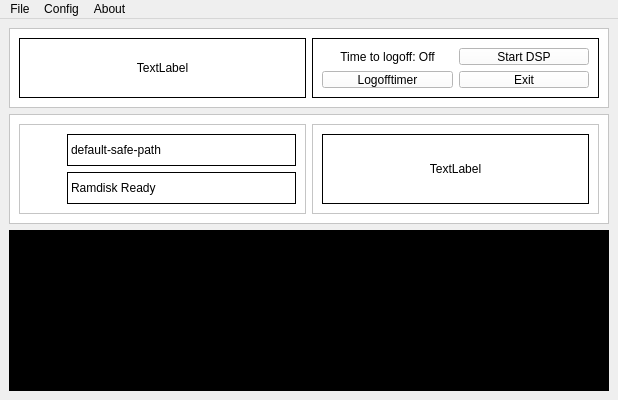
<?xml version="1.0" encoding="UTF-8"?>
<ui version="4.0">
 <class>MainWindow</class>
 <widget class="QMainWindow" name="MainWindow">
  <property name="geometry">
   <rect>
    <x>0</x>
    <y>0</y>
    <width>618</width>
    <height>400</height>
   </rect>
  </property>
  <property name="minimumSize">
   <size>
    <width>564</width>
    <height>400</height>
   </size>
  </property>
  <property name="font">
   <font>
    <kerning>false</kerning>
   </font>
  </property>
  <property name="focusPolicy">
   <enum>Qt::NoFocus</enum>
  </property>
  <property name="windowTitle">
   <string>SaveGameManager</string>
  </property>
  <property name="windowIcon">
   <iconset resource="qtresource.qrc">
    <normaloff>:/images/logo/disk1-256.png</normaloff>:/images/logo/disk1-256.png</iconset>
  </property>
  <property name="locale">
   <locale language="English" country="UnitedStates"/>
  </property>
  <widget class="QWidget" name="centralwidget">
   <layout class="QGridLayout" name="gridLayout_3">
    <item row="0" column="0">
     <layout class="QVBoxLayout" name="verticalLayout">
      <item>
       <widget class="QFrame" name="frame_game">
        <property name="sizePolicy">
         <sizepolicy hsizetype="Preferred" vsizetype="Fixed">
          <horstretch>0</horstretch>
          <verstretch>0</verstretch>
         </sizepolicy>
        </property>
        <property name="minimumSize">
         <size>
          <width>0</width>
          <height>80</height>
         </size>
        </property>
        <property name="styleSheet">
         <string notr="true">background-color: rgb(255, 255, 255);</string>
        </property>
        <property name="frameShape">
         <enum>QFrame::StyledPanel</enum>
        </property>
        <property name="frameShadow">
         <enum>QFrame::Raised</enum>
        </property>
        <layout class="QGridLayout" name="gridLayout">
         <item row="0" column="0">
          <widget class="QFrame" name="frame">
           <property name="frameShape">
            <enum>QFrame::Box</enum>
           </property>
           <property name="frameShadow">
            <enum>QFrame::Plain</enum>
           </property>
           <layout class="QGridLayout" name="gridLayout_9">
            <item row="0" column="0">
             <widget class="QLabel" name="game_info">
              <property name="text">
               <string>TextLabel</string>
              </property>
              <property name="textFormat">
               <enum>Qt::RichText</enum>
              </property>
              <property name="alignment">
               <set>Qt::AlignCenter</set>
              </property>
              <property name="margin">
               <number>5</number>
              </property>
             </widget>
            </item>
           </layout>
          </widget>
         </item>
         <item row="0" column="1">
          <widget class="QFrame" name="frame_2">
           <property name="layoutDirection">
            <enum>Qt::LeftToRight</enum>
           </property>
           <property name="autoFillBackground">
            <bool>false</bool>
           </property>
           <property name="frameShape">
            <enum>QFrame::Box</enum>
           </property>
           <property name="frameShadow">
            <enum>QFrame::Plain</enum>
           </property>
           <property name="lineWidth">
            <number>1</number>
           </property>
           <property name="midLineWidth">
            <number>0</number>
           </property>
           <layout class="QGridLayout" name="gridLayout_8">
            <item row="0" column="1">
             <widget class="QPushButton" name="btn_start_game">
              <property name="text">
               <string>Start DSP</string>
              </property>
             </widget>
            </item>
            <item row="1" column="0">
             <widget class="QPushButton" name="btn_logoff_timer">
              <property name="text">
               <string>Logofftimer</string>
              </property>
             </widget>
            </item>
            <item row="1" column="1">
             <widget class="QPushButton" name="btn_exit">
              <property name="text">
               <string>Exit</string>
              </property>
             </widget>
            </item>
            <item row="0" column="0">
             <widget class="QLabel" name="logoff_label">
              <property name="text">
               <string>Time to logoff: Off</string>
              </property>
              <property name="alignment">
               <set>Qt::AlignCenter</set>
              </property>
             </widget>
            </item>
           </layout>
          </widget>
         </item>
        </layout>
       </widget>
      </item>
      <item>
       <widget class="QFrame" name="frame_disk_game">
        <property name="sizePolicy">
         <sizepolicy hsizetype="Preferred" vsizetype="Preferred">
          <horstretch>0</horstretch>
          <verstretch>0</verstretch>
         </sizepolicy>
        </property>
        <property name="minimumSize">
         <size>
          <width>0</width>
          <height>0</height>
         </size>
        </property>
        <property name="styleSheet">
         <string notr="true">background-color: rgb(255, 255, 255);</string>
        </property>
        <property name="frameShape">
         <enum>QFrame::StyledPanel</enum>
        </property>
        <property name="frameShadow">
         <enum>QFrame::Raised</enum>
        </property>
        <layout class="QGridLayout" name="gridLayout_2">
         <item row="0" column="0">
          <layout class="QHBoxLayout" name="horizontalLayout">
           <item>
            <widget class="QFrame" name="frame_disk_ramdrive">
             <property name="styleSheet">
              <string notr="true">background-color: rgb(255, 255, 255);</string>
             </property>
             <property name="frameShape">
              <enum>QFrame::StyledPanel</enum>
             </property>
             <property name="frameShadow">
              <enum>QFrame::Raised</enum>
             </property>
             <layout class="QGridLayout" name="gridLayout_5">
              <item row="0" column="0">
               <layout class="QGridLayout" name="gridLayout_6">
                <item row="0" column="0">
                 <widget class="QLabel" name="arrow_up">
                  <property name="enabled">
                   <bool>true</bool>
                  </property>
                  <property name="sizePolicy">
                   <sizepolicy hsizetype="Fixed" vsizetype="Fixed">
                    <horstretch>0</horstretch>
                    <verstretch>0</verstretch>
                   </sizepolicy>
                  </property>
                  <property name="minimumSize">
                   <size>
                    <width>32</width>
                    <height>32</height>
                   </size>
                  </property>
                  <property name="maximumSize">
                   <size>
                    <width>32</width>
                    <height>32</height>
                   </size>
                  </property>
                  <property name="sizeIncrement">
                   <size>
                    <width>0</width>
                    <height>0</height>
                   </size>
                  </property>
                  <property name="baseSize">
                   <size>
                    <width>32</width>
                    <height>32</height>
                   </size>
                  </property>
                  <property name="text">
                   <string notr="true"/>
                  </property>
                  <property name="pixmap">
                   <pixmap resource="qtresource.qrc">:/arrow/arrow_right.png</pixmap>
                  </property>
                 </widget>
                </item>
                <item row="0" column="1">
                 <widget class="QLabel" name="default_save_game">
                  <property name="sizePolicy">
                   <sizepolicy hsizetype="Preferred" vsizetype="Fixed">
                    <horstretch>0</horstretch>
                    <verstretch>0</verstretch>
                   </sizepolicy>
                  </property>
                  <property name="minimumSize">
                   <size>
                    <width>0</width>
                    <height>32</height>
                   </size>
                  </property>
                  <property name="maximumSize">
                   <size>
                    <width>16777215</width>
                    <height>32</height>
                   </size>
                  </property>
                  <property name="frameShape">
                   <enum>QFrame::Box</enum>
                  </property>
                  <property name="frameShadow">
                   <enum>QFrame::Plain</enum>
                  </property>
                  <property name="text">
                   <string>default-safe-path</string>
                  </property>
                  <property name="textFormat">
                   <enum>Qt::RichText</enum>
                  </property>
                  <property name="alignment">
                   <set>Qt::AlignLeading|Qt::AlignLeft|Qt::AlignVCenter</set>
                  </property>
                  <property name="margin">
                   <number>5</number>
                  </property>
                 </widget>
                </item>
                <item row="1" column="1">
                 <widget class="QLabel" name="memory_save_game">
                  <property name="sizePolicy">
                   <sizepolicy hsizetype="Preferred" vsizetype="Fixed">
                    <horstretch>0</horstretch>
                    <verstretch>0</verstretch>
                   </sizepolicy>
                  </property>
                  <property name="minimumSize">
                   <size>
                    <width>0</width>
                    <height>32</height>
                   </size>
                  </property>
                  <property name="maximumSize">
                   <size>
                    <width>16777215</width>
                    <height>32</height>
                   </size>
                  </property>
                  <property name="layoutDirection">
                   <enum>Qt::LeftToRight</enum>
                  </property>
                  <property name="frameShape">
                   <enum>QFrame::Box</enum>
                  </property>
                  <property name="text">
                   <string>Ramdisk Ready</string>
                  </property>
                  <property name="textFormat">
                   <enum>Qt::RichText</enum>
                  </property>
                  <property name="alignment">
                   <set>Qt::AlignLeading|Qt::AlignLeft|Qt::AlignVCenter</set>
                  </property>
                  <property name="margin">
                   <number>5</number>
                  </property>
                 </widget>
                </item>
                <item row="1" column="0">
                 <widget class="QLabel" name="arrow_down">
                  <property name="sizePolicy">
                   <sizepolicy hsizetype="Fixed" vsizetype="Fixed">
                    <horstretch>0</horstretch>
                    <verstretch>0</verstretch>
                   </sizepolicy>
                  </property>
                  <property name="minimumSize">
                   <size>
                    <width>32</width>
                    <height>32</height>
                   </size>
                  </property>
                  <property name="maximumSize">
                   <size>
                    <width>32</width>
                    <height>32</height>
                   </size>
                  </property>
                  <property name="text">
                   <string/>
                  </property>
                  <property name="pixmap">
                   <pixmap resource="qtresource.qrc">:/arrow/arrow_right.png</pixmap>
                  </property>
                 </widget>
                </item>
               </layout>
              </item>
             </layout>
            </widget>
           </item>
           <item>
            <widget class="QFrame" name="frame_disk_others">
             <property name="frameShape">
              <enum>QFrame::StyledPanel</enum>
             </property>
             <property name="frameShadow">
              <enum>QFrame::Raised</enum>
             </property>
             <layout class="QGridLayout" name="gridLayout_7">
              <item row="0" column="0">
               <widget class="QLabel" name="backup_label">
                <property name="frameShape">
                 <enum>QFrame::Box</enum>
                </property>
                <property name="text">
                 <string>TextLabel</string>
                </property>
                <property name="alignment">
                 <set>Qt::AlignCenter</set>
                </property>
                <property name="margin">
                 <number>5</number>
                </property>
               </widget>
              </item>
             </layout>
            </widget>
           </item>
          </layout>
         </item>
        </layout>
       </widget>
      </item>
      <item>
       <widget class="QFrame" name="frame_log">
        <property name="sizePolicy">
         <sizepolicy hsizetype="Preferred" vsizetype="Preferred">
          <horstretch>0</horstretch>
          <verstretch>0</verstretch>
         </sizepolicy>
        </property>
        <property name="styleSheet">
         <string notr="true">background-color: rgb(0, 0, 0);</string>
        </property>
        <property name="frameShape">
         <enum>QFrame::StyledPanel</enum>
        </property>
        <property name="frameShadow">
         <enum>QFrame::Raised</enum>
        </property>
        <layout class="QGridLayout" name="gridLayout_4">
         <item row="0" column="0">
          <widget class="SGMTextBrowser" name="msg_box">
           <property name="styleSheet">
            <string notr="true">color: rgb(255, 255, 255);
             background-color: rgb(0, 0, 0);</string>
           </property>
           <property name="verticalScrollBarPolicy">
            <enum>Qt::ScrollBarAlwaysOff</enum>
           </property>
           <property name="horizontalScrollBarPolicy">
            <enum>Qt::ScrollBarAlwaysOff</enum>
           </property>
           <property name="readOnly">
            <bool>true</bool>
           </property>
           <property name="html">
            <string>&lt;!DOCTYPE HTML PUBLIC &quot;-//W3C//DTD HTML 4.0//EN&quot; &quot;http://www.w3.org/TR/REC-html40/strict.dtd&quot;&gt;
&lt;html&gt;&lt;head&gt;&lt;meta name=&quot;qrichtext&quot; content=&quot;1&quot; /&gt;&lt;style type=&quot;text/css&quot;&gt;
p, li { white-space: pre-wrap; }
&lt;/style&gt;&lt;/head&gt;&lt;body style=&quot; font-family:'MS Shell Dlg 2'; font-size:8.25pt; font-weight:400; font-style:normal;&quot;&gt;
&lt;p style=&quot; margin-top:0px; margin-bottom:0px; margin-left:0px; margin-right:0px; -qt-block-indent:0; text-indent:0px;&quot;&gt;             &lt;/p&gt;
&lt;p style=&quot;-qt-paragraph-type:empty; margin-top:12px; margin-bottom:12px; margin-left:0px; margin-right:0px; -qt-block-indent:0; text-indent:0px;&quot;&gt;&lt;br /&gt;&lt;/p&gt;&lt;/body&gt;&lt;/html&gt;</string>
           </property>
           <property name="textInteractionFlags">
            <set>Qt::NoTextInteraction</set>
           </property>
          </widget>
         </item>
        </layout>
       </widget>
      </item>
     </layout>
    </item>
   </layout>
  </widget>
  <widget class="QMenuBar" name="menubar">
   <property name="geometry">
    <rect>
     <x>0</x>
     <y>0</y>
     <width>618</width>
     <height>21</height>
    </rect>
   </property>
   <widget class="QMenu" name="menu_file">
    <property name="title">
     <string>File</string>
    </property>
    <addaction name="action_open_savegame_folder"/>
    <addaction name="action_exit"/>
   </widget>
   <widget class="QMenu" name="menu_about">
    <property name="title">
     <string>About</string>
    </property>
   </widget>
   <widget class="QMenu" name="menuConfig_2">
    <property name="title">
     <string>Config</string>
    </property>
    <addaction name="action_config"/>
    <addaction name="action_use_ramdrive"/>
    <addaction name="action_set_observer_state"/>
   </widget>
   <addaction name="menu_file"/>
   <addaction name="menuConfig_2"/>
   <addaction name="menu_about"/>
  </widget>
  <action name="action_exit">
   <property name="text">
    <string>Exit</string>
   </property>
  </action>
  <action name="action_open_savegame_folder">
   <property name="text">
    <string>Open Savegame Folder</string>
   </property>
  </action>
  <action name="action_stop_observer">
   <property name="text">
    <string>Stop Observer</string>
   </property>
  </action>
  <action name="action_config">
   <property name="text">
    <string>Profile</string>
   </property>
  </action>
  <action name="action_set_observer_state">
   <property name="checkable">
    <bool>true</bool>
   </property>
   <property name="checked">
    <bool>true</bool>
   </property>
   <property name="text">
    <string>Observer</string>
   </property>
  </action>
  <action name="action_use_ramdrive">
   <property name="checkable">
    <bool>true</bool>
   </property>
   <property name="checked">
    <bool>true</bool>
   </property>
   <property name="text">
    <string>Use Ramdrive</string>
   </property>
  </action>
 </widget>
 <customwidgets>
  <customwidget>
   <class>SGMTextBrowser</class>
   <extends>QTextEdit</extends>
   <header>MyCustomClass</header>
  </customwidget>
 </customwidgets>
 <resources>
  <include location="qtresource.qrc"/>
  <include location="qtresource.qrc"/>
  <include location="qtresource.qrc"/>
 </resources>
 <connections/>
</ui>
